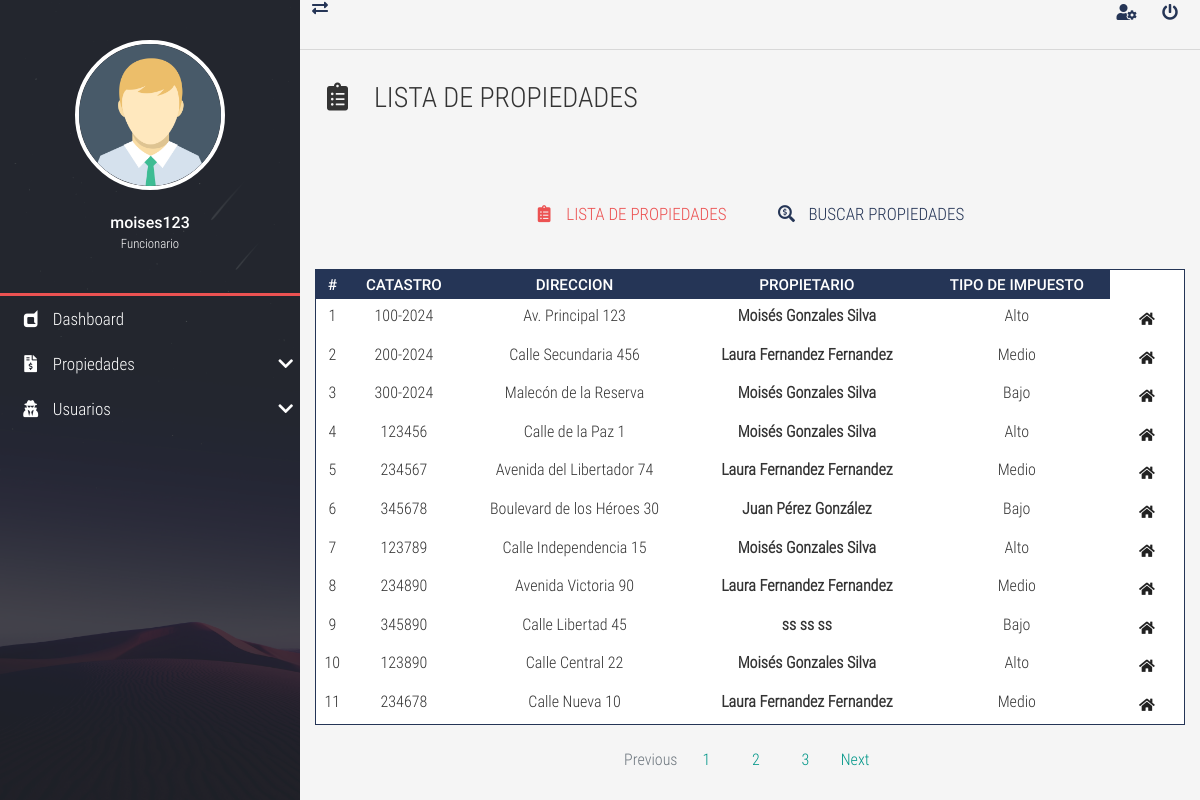
The page /tarea2/lista-propiedades.php (signed in) on the database its author committed.
### tables this page shows
CREATE TABLE `propiedades` (
  `id_propiedad` int(11) NOT NULL,
  `cod_catastral` varchar(50) NOT NULL,
  `direccion` varchar(255) NOT NULL,
  `id_persona` int(11) DEFAULT NULL
);

### tarea2/lista-propiedades.php (the view, shortened to what this page needs)
<?php
    $usuario = isset($_SESSION['usuario']) ? $_SESSION['usuario'] : 'Invitado';
    switch ($_SESSION['rol']) {
    case 1:
        $tipo_rol = 'Funcionario';
        break;
    }
    include 'conexion.php';
    $sql = "SELECT
			    CONCAT(p.nombre, ' ', p.paterno, ' ', p.materno) AS propietario,
			    pr.cod_catastral,
			    pr.direccion,
			    pr.id_propiedad,
			    CASE
			        WHEN LEFT(pr.cod_catastral, 1) = '1' THEN 'Alto'
			        WHEN LEFT(pr.cod_catastral, 1) = '2' THEN 'Medio'
			        WHEN LEFT(pr.cod_catastral, 1) = '3' THEN 'Bajo'
			        ELSE 'Desconocido'
			    END AS tipo_impuesto
			FROM
			    personas p
			JOIN
			    propiedades pr
			ON
			    p.id_persona = pr.id_persona";
    $resultado = mysqli_query($con, $sql);
?>
<html lang="es">
<head>
    <?php include 'cabecera.php' ?>
        <section class="full-box page-content">
            <nav class="full-box navbar-info">
                <a href="#" class="float-left show-nav-lateral">
                    <i class="fas fa-exchange-alt"></i>
                </a>
                <a href="user-update.html">
                    <i class="fas fa-user-cog"></i>
                </a>
                <a href="#" class="btn-exit-system">
                    <i class="fas fa-power-off"></i>
                </a>
            </nav>
            <div class="full-box page-header">
                <h3 class="text-left">
                    <i class="fas fa-clipboard-list fa-fw"></i> &nbsp; LISTA DE PROPIEDADES
                </h3>
            </div>
            <div class="container-fluid">
                <ul class="full-box list-unstyled page-nav-tabs">
                    <li>
                        <a class="active" href="reservation-list.html"><i class="fas fa-clipboard-list fa-fw"></i> &nbsp; LISTA DE PROPIEDADES</a>
                    </li>
                    <li>
                        <a href="reservation-search.html"><i class="fas fa-search-dollar fa-fw"></i> &nbsp; BUSCAR PROPIEDADES</a>
                    </li>
                </ul>
            </div>
			 <div class="container-fluid">
				<div class="table-responsive">
					<table class="table table-dark table-sm">
						<thead>
							<tr class="text-center roboto-medium">
								<th>#</th>
								<th>CATASTRO</th>
								<th>DIRECCION</th>
								<th>PROPIETARIO</th>
								<th>TIPO DE IMPUESTO</th>
							</tr>
						</thead>
						<tbody>
							<?php
								$contador = 1;
							    while ($fila = mysqli_fetch_array($resultado)) {
							        echo '<tr class="text-center">';
							        echo '<td>' . $contador . '</td>';
							        echo '<td>' . $fila['cod_catastral'] . '</td>';
							        echo '<td>' . $fila['direccion'] . '</td>';
							        echo '<th>' . $fila['propietario'] . '</th>';
							        echo '<td>' . $fila['tipo_impuesto'] . '</td>';
							        echo '<td>
							                <a href="user-prop.php?id_a=' . $fila['id_propiedad'] . '" class="btn btn-house">
							                    <i class="fas fa-home"></i>
							                </a>
							              </td>';
							        echo '</tr>';
							        $contador++;
							    }
						    ?>
						</tbody>
					</table>
				</div>
				<nav aria-label="Page navigation example">
					<ul class="pagination justify-content-center">
						<li class="page-item disabled">
							<a class="page-link" href="#" tabindex="-1">Previous</a>
						</li>
						<li class="page-item"><a class="page-link" href="#">1</a></li>
						<li class="page-item"><a class="page-link" href="#">2</a></li>
						<li class="page-item"><a class="page-link" href="#">3</a></li>
						<li class="page-item">
							<a class="page-link" href="#">Next</a>
						</li>
					</ul>
				</nav>
			</div>
        </section>
    </main>
</body>
</html>

### tarea2/cabecera.php (shortened to what this page needs)
	<link rel="stylesheet" href="./css/normalize.css">
	<link rel="stylesheet" href="./css/bootstrap.min.css">
	<link rel="stylesheet" href="./css/bootstrap-material-design.min.css">
	<link rel="stylesheet" href="./css/all.css">
	<link rel="stylesheet" href="./css/sweetalert2.min.css">
	<link rel="stylesheet" href="./css/jquery.mCustomScrollbar.css">
	<link rel="stylesheet" href="./css/style.css">
</head>
<body>
	<main class="full-box main-container">
		<section class="full-box nav-lateral">
			<div class="full-box nav-lateral-content">
				<figure class="full-box nav-lateral-avatar">
					<img src="./assets/avatar/Avatar.png" class="img-fluid" alt="Avatar">
					<figcaption class="roboto-medium text-center">
						<?php echo htmlspecialchars($usuario); ?> <br><small class="roboto-condensed-light"><?php echo htmlspecialchars($tipo_rol); ?></small>
					</figcaption>
				</figure>
				<div class="full-box nav-lateral-bar"></div>
				<nav class="full-box nav-lateral-menu">
					<ul>
						<li>
							<a href="home.php"><i class="fab fa-dashcube fa-fw"></i> &nbsp; Dashboard</a>
						</li>
						<li>
							<a href="#" class="nav-btn-submenu"><i class="fas fa-file-invoice-dollar fa-fw"></i> &nbsp; Propiedades <i class="fas fa-chevron-down"></i></a>
						</li>
						<li>
							<a href="#" class="nav-btn-submenu"><i class="fas  fa-user-secret fa-fw"></i> &nbsp; Usuarios <i class="fas fa-chevron-down"></i></a>
						</li>
					</ul>
				</nav>
			</div>
		</section>

### tarea2/css/all.css (style rules this page uses)
.fa, .fas, .far, .fal, .fab { -moz-osx-font-smoothing: grayscale; -webkit-font-smoothing: antialiased; display: inline-block; font-style: normal; font-variant: normal; text-rendering: auto; line-height: 1; }
.fa-fw { text-align: center; width: 1.25em; }
.fa-chevron-down:before { content: "\f078"; }
.fa-clipboard-list:before { content: "\f46d"; }
.fa-dashcube:before { content: "\f210"; }
.fa-exchange-alt:before { content: "\f362"; }
.fa-file-invoice-dollar:before { content: "\f571"; }
.fa-home:before { content: "\f015"; }
.fa-power-off:before { content: "\f011"; }
.fa-search-dollar:before { content: "\f688"; }
.fa-user-cog:before { content: "\f4fe"; }
.fa-user-secret:before { content: "\f21b"; }
.fab { font-family: 'Font Awesome 5 Brands'; }
.fa, .fas { font-family: 'Font Awesome 5 Free'; font-weight: 900; }

### tarea2/css/style.css (style rules this page uses)
:root { --color-one: #F5F5F5; --color-two: #24292E; --color-three: #EC5252; --form-color: #14111A; --accent-color: #253556; --border-color: #D8D8D8; }
body,html { font-family: 'roboto_condensed_light'; width: 100vw; height: 100vh; background-color: var(--color-one); color: #333; font-size: 16px; }
.full-box { margin: 0; padding: 0; box-sizing: border-box; width: 100%; }
.page-header { padding: 30px 20px 60px 20px; }
.page-header > :nth-child(1) { padding-bottom: 7px; }
.page-nav-tabs { display: flex; justify-content: center; flex-wrap: wrap; margin-bottom: 30px; }
.page-nav-tabs li, .page-nav-tabs li a { height: 40px; line-height: 40px; }
.page-nav-tabs li { margin: 5px 20px; }
.page-nav-tabs li a { color: var(--accent-color); font-size: 17px; min-width: 200px; width: auto; display: block; text-align: center; user-select: none; transition: all .2s ease-in-out; border-bottom: 2px solid transparent; }
.page-nav-tabs li a.active { color: var(--color-three); cursor: none; pointer-events: none; }
.table .btn { margin-bottom: 0; }
.table thead th { color: #FFF; }
.table tbody tr { color: #333; transition: all .2s ease-in-out; }
.table-dark, .table { background-color: #fff; }
.table-dark { border: 1px solid var(--accent-color); }
.table-dark thead tr { background-color: var(--accent-color); }
.table-dark td, .table-dark thead th, .table-dark th { border: none; }
.page-link { transition: all .2s ease-in-out; }
.roboto-medium { font-family: 'roboto_medium_regular'; }
.roboto-condensed-light { font-family: 'roboto_condensed_light'; }
.main-container { height: 100%; position: absolute; top: 0; left: 0; overflow: hidden; }
.page-content, .nav-lateral { height: 100%; overflow: hidden; }
.page-content { position: relative; padding-left: 300px; transition: all .2s ease-in-out; padding-bottom: 20px; }
.nav-lateral { width: 300px; position: absolute; top: 0; left: 0; z-index: 1; transition: all .2s ease-in-out; background-image: url('../assets/img/nav-font.jpg'); background-position: center center; background-size: cover; }
.nav-lateral-content { max-width: 300px; height: 100%; background-color: rgba(36, 41, 46, .8); }
.nav-lateral-bar { height: 3px; background-color: var(--color-three); }
.nav-lateral-avatar { padding: 40px 0; }
.nav-lateral-avatar img { width: 50%; margin: 0 auto; display: block; border: 4px solid #FFF; border-radius: 100%; }
.nav-lateral-avatar figcaption { margin-top: 20px; color: #FFF; }
.nav-lateral-menu { height: auto; }
.nav-lateral-menu ul { margin: 0; padding: 0; list-style: none; }
.nav-lateral-menu ul li { width: 100%; height: auto; }
.nav-lateral-menu ul li a { display: block; width: 100%; height: 45px; line-height: 45px; text-decoration: none; color: #FFF; font-size: 17px; box-sizing: border-box; padding-left: 20px; transition: all .2s ease-in-out; }
.nav-lateral-menu .fa-chevron-down, .nav-lateral-menu .fa-chevron-up { float: right; height: 45px; line-height: 45px; margin-right: 7px; transition: all .2s ease-in-out; }
.navbar-info { height: 50px; border-bottom: 1px solid var(--border-color); text-align: right; padding-right: 10px; }
.navbar-info a { color: var(--accent-color); height: 50px; min-width: 40px; text-align: center; line-height: 50px; display: inline-block; transition: all .2s ease-out; user-select: none; }

### rows shown on the page
propiedades: cod_catastral "100-2024", direccion "Av. Principal 123", propietario "Moisés Gonzales Silva", tipo_impuesto "Alto"
propiedades: cod_catastral "200-2024", direccion "Calle Secundaria 456", propietario "Laura Fernandez Fernandez", tipo_impuesto "Medio"
propiedades: cod_catastral "300-2024", direccion "Malecón de la Reserva", propietario "Moisés Gonzales Silva", tipo_impuesto "Bajo"
propiedades: cod_catastral "123456", direccion "Calle de la Paz 1", propietario "Moisés Gonzales Silva", tipo_impuesto "Alto"
propiedades: cod_catastral "234567", direccion "Avenida del Libertador 74", propietario "Laura Fernandez Fernandez", tipo_impuesto "Medio"
propiedades: cod_catastral "345678", direccion "Boulevard de los Héroes 30", propietario "Juan Pérez González", tipo_impuesto "Bajo"
propiedades: cod_catastral "123789", direccion "Calle Independencia 15", propietario "Moisés Gonzales Silva", tipo_impuesto "Alto"
propiedades: cod_catastral "234890", direccion "Avenida Victoria 90", propietario "Laura Fernandez Fernandez", tipo_impuesto "Medio"
propiedades: cod_catastral "345890", direccion "Calle Libertad 45", propietario "ss ss ss", tipo_impuesto "Bajo"
propiedades: cod_catastral "123890", direccion "Calle Central 22", propietario "Moisés Gonzales Silva", tipo_impuesto "Alto"
propiedades: cod_catastral "234678", direccion "Calle Nueva 10", propietario "Laura Fernandez Fernandez", tipo_impuesto "Medio"

### other values the page prints
$usuario "moises123"
$tipo_rol "Funcionario"
